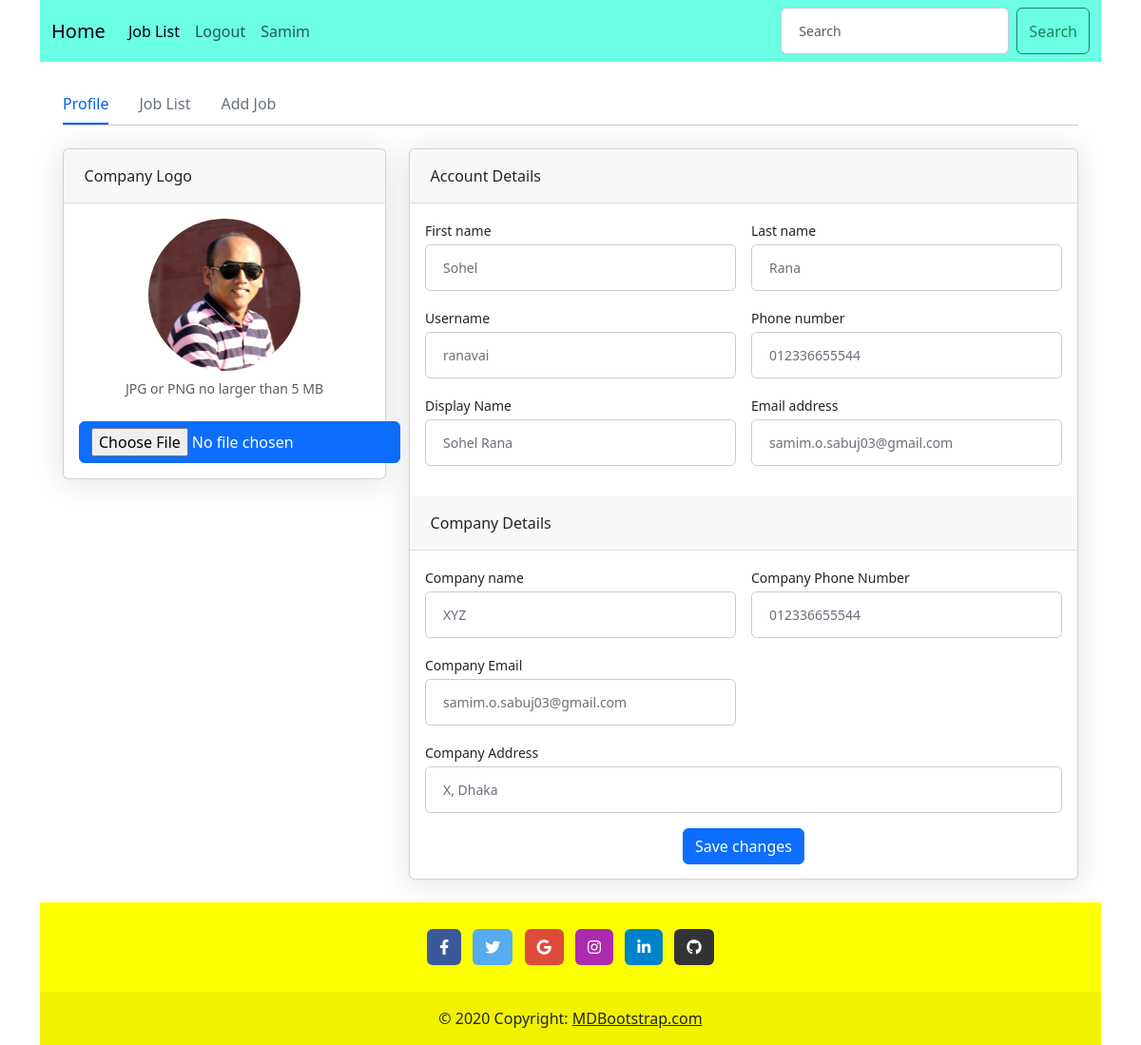
Page /profile/ranavai/ (signed in) on the committed database.
### account/models.py (models this page shows, shortened)
class Custom_User(AbstractUser):
    USER_TYPE = (
        ('Recruiter', 'Recruiter'),
        ('JobSeeker', 'JobSeeker'),
        ('Employee', 'Employee'),
        ('Admin', 'Admin'),
    )
    display_name = models.CharField(max_length=100)
    phone_number = models.CharField(max_length=14)
    user_type = models.CharField(choices=USER_TYPE, max_length=50, blank=True, null=True)
    auth_token = models.CharField(max_length=500, blank=True, null=True)
    otp_token = models.CharField(max_length=6, blank=True, null=True)
    is_verified = models.BooleanField(default=False)

class Recruiter_Profile(models.Model):
    user = models.ForeignKey(Custom_User, on_delete=models.CASCADE)
    company_name = models.CharField(max_length=100)
    company_phone_number = models.CharField(max_length=14, blank=True, null=True)
    company_email = models.EmailField(max_length=200, blank=True, null=True)
    company_address = models.TextField(blank=True, null=True)
    company_logo = models.ImageField(upload_to='company/logo/', blank=True, null=True)

### account/views.py (the view)
# urls.py: path('profile/<username>/', profile, name='profile'),
def profile(request, username):
    user = Custom_User.objects.get(username=username)
    if user.user_type == 'JobSeeker':
        jobseeker = JobSeeker_Profile.objects.get(user=user)
        context = {'user': user, 'jobseeker': jobseeker}
        return render(request, 'account/jobseeker_profile/profile.html', context)
    elif user.user_type == 'Recruiter':
        recruiter = Recruiter_Profile.objects.get(user=user)
        context = {'user': user, 'recruiter': recruiter}
        return render(request, 'account/recruiter_profile/profile.html', context)
    else:
        return HttpResponse('Wrong Credential')

### templates/account/recruiter_profile/profile.html (shortened to what this page needs)
{% extends 'base.html' %}
{% block body_content %}
<div class="container-xl px-4 mt-4">
    <nav class="nav nav-borders">
        <a class="nav-link active ms-0" href="{% url 'profile' request.user.username %}" target="__blank">Profile</a>
        <a class="nav-link" href="{% url 'recruiter_job_list' request.user.username %}" target="__blank">Job List</a>
        <a class="nav-link" href="{% url 'add_job' %}" target="__blank">Add Job</a>
    </nav>
    <hr class="mt-0 mb-4">
    {% block profile_body %}
    <form action="{% url 'recruiter_profile_update' %}" method="POST" enctype="multipart/form-data">
        <div class="row">
            <div class="col-xl-4">
                <div class="card mb-4 mb-xl-0">
                    <div class="card-header">Company Logo</div>
                    <div class="card-body text-center">
                        {% if recruiter.company_logo %}
                        <img class="img-account-profile rounded-circle mb-2" src="{{recruiter.company_logo.url}}"
                            alt="">
                        {% else %}
                        <img class="img-account-profile rounded-circle mb-2"
                            src="http://bootdey.com/img/Content/avatar/avatar1.png" alt="">
                        {% endif %}
                        <div class="small font-italic text-muted mb-4">JPG or PNG no larger than 5 MB</div>
                        <input type="file" class="btn btn-primary" value="Upload new image" name="company_logo">
                    </div>
                </div>
            </div>
            <div class="col-xl-8">
                <div class="card mb-4">
                    <div class="card-header">Account Details</div>
                    <div class="card-body">
                        <div class="row gx-3 mb-3">
                            <div class="col-md-6">
                                <label class="small mb-1" for="inputFirstName">First name</label>
                                <input class="form-control" id="inputFirstName" type="text"
                                    placeholder="Enter your first name" value="{{user.first_name}}" name="first_name">
                            </div>
                            <div class="col-md-6">
                                <label class="small mb-1" for="inputLastName">Last name</label>
                                <input class="form-control" id="inputLastName" type="text"
                                    placeholder="Enter your last name" value="{{user.last_name}}" name="last_name">
                            </div>
                        </div>
                        <div class="row gx-3 mb-3">
                            <div class="col-md-6">
                                <label class="small mb-1" for="inputUsername">Username</label>
                                <input class="form-control" id="inputUsername" type="text"
                                    placeholder="Enter your username" value="{{user.username}}" name="username">
                            </div>
                            <div class="col-md-6">
                                <label class="small mb-1" for="inputPhone">Phone number</label>
                                <input class="form-control" id="inputPhone" type="tel"
                                    placeholder="Enter your phone number" value="{{user.phone_number}}"
                                    name="phone_number">
                            </div>
                        </div>
                        <div class="row gx-3 mb-3">
                            <div class="col-md-6">
                                <label class="small mb-1" for="inputOrgName">Display Name</label>
                                <input class="form-control" id="inputOrgName" type="text"
                                    placeholder="Enter your Display Name" value="{{user.display_name}}"
                                    name="display_name">
                            </div>
                            <div class="col-md-6">
                                <label class="small mb-1" for="inputEmailAddress">Email address</label>
                                <input class="form-control" id="inputEmailAddress" type="email"
                                    placeholder="Enter your email address" value="{{user.email}}" name="email">
                            </div>
                        </div>
                    </div>
                    <div class="card-header">Company Details</div>
                    <div class="card-body">
                        <div class="row gx-3 mb-3">
                            <div class="col-md-6">
                                <label class="small mb-1" for="inputFirstName">Company name</label>
                                <input class="form-control" id="inputFirstName" type="text"
                                    placeholder="Enter your company name" value="{{recruiter.company_name}}" name="company_name">
                            </div>
                            <div class="col-md-6">
                                <label class="small mb-1" for="inputLastName">Company Phone Number</label>
                                <input class="form-control" id="inputLastName" type="text"
                                    placeholder="Enter your company phone number" value="{{recruiter.company_phone_number}}" name="company_phone_number">
                            </div>
                        </div>
                        <div class="row gx-3 mb-3">
                            <div class="col-md-6">
                                <label class="small mb-1" for="inputUsername">Company Email</label>
                                <input class="form-control" id="inputUsername" type="text"
                                    placeholder="Enter your company email" value="{{recruiter.company_email}}" name="company_email">
                            </div>
                            <div class="col-md-6">
                            </div>
                        </div>
                        <div class="col-12">
                            <label class="small mb-1" for="inputOrgName">Company Address</label>
                            <input class="form-control" id="inputOrgName" type="text"
                                placeholder="Enter your company address" value="{% if recruiter.company_address %}{{recruiter.company_address}}{% endif %}" name="company_address">
                        </div>
                    </div>
                    <div style="padding-bottom: 15px; margin: auto;">
                        <button class="btn btn-primary" type="submit">Save changes</button>
                    </div>
                </div>
            </div>
        </div>
    </form>
    {% endblock profile_body %}
</div>
{% endblock body_content %}

### templates/navbar.html (shortened to what this page needs)
<nav class="navbar navbar-expand-lg bg-body-tertiary" style="background-color: #00ffcf94 !important;">
    <div class="container-fluid">
        <a class="navbar-brand" href="{% url 'home' %}">Home</a>
        <div class="collapse navbar-collapse" id="navbarSupportedContent">
            <ul class="navbar-nav me-auto mb-2 mb-lg-0">
                <li class="nav-item">
                    <a class="nav-link active" aria-current="page" href="{% url 'list_job' %}">Job List</a>
                </li>
                {% if request.user.is_authenticated %}
                <li class="nav-item">
                    <a class="nav-link" href="{% url 'logout' %}">Logout</a>
                </li>
                <li class="nav-item">
                    <a class="nav-link" href="{% url 'profile' request.user.username %}">{{request.user.first_name}}</a>
                </li>
                {% endif %}
            </ul>
            <form class="d-flex" role="search">
                <input class="form-control me-2" type="search" placeholder="Search" aria-label="Search">
                <button class="btn btn-outline-success" type="submit">Search</button>
            </form>
        </div>
    </div>
</nav>

### templates/account/recruiter_profile/profile.html (style rules this page uses)
.img-account-profile { height: 10rem; }
.rounded-circle { border-radius: 50% !important; }
.card { box-shadow: 0 0.15rem 1.75rem 0 rgb(33 40 50 / 15%); }
.card .card-header { font-weight: 500; }
.card-header:first-child { border-radius: 0.35rem 0.35rem 0 0; }
.card-header { padding: 1rem 1.35rem; margin-bottom: 0; background-color: rgba(33, 40, 50, 0.03); border-bottom: 1px solid rgba(33, 40, 50, 0.125); }
.form-control, .dataTable-input { display: block; width: 100%; padding: 0.875rem 1.125rem; font-size: 0.875rem; font-weight: 400; line-height: 1; color: #69707a; background-color: #fff; background-clip: padding-box; border: 1px solid #c5ccd6; -webkit-appearance: none; -moz-appearance: none; appearance: none; border-radius: 0.35rem; transition: border-color 0.15s ease-in-out, box-shadow 0.15s ease-in-out; }
.nav-borders .nav-link.active { color: #0061f2; border-bottom-color: #0061f2; }
.nav-borders .nav-link { color: #69707a; border-bottom-width: 0.125rem; border-bottom-style: solid; border-bottom-color: transparent; padding-top: 0.5rem; padding-bottom: 0.5rem; padding-left: 0; padding-right: 0; margin-left: 1rem; margin-right: 1rem; }

### rows in the picture
Custom_User: user.first_name "Samim"
Recruiter_Profile: company_logo (picture), company_name "XYZ", company_phone_number "012336655544", company_email "samim.o.sabuj03@gmail.com", company_address "X, Dhaka"
Custom_User: first_name "Sohel", last_name "Rana", username "ranavai", phone_number "012336655544", display_name "Sohel Rana", email "samim.o.sabuj03@gmail.com"
